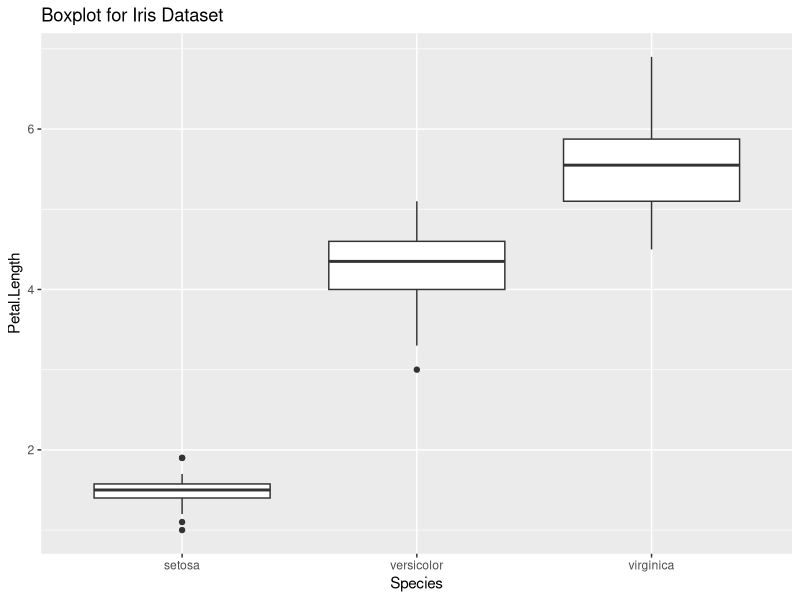

Source code (R): (Note: this script raises an error after producing the figure.)
## ---- chunk 1
knitr::opts_chunk$set(echo = TRUE, message = F, warning = F)
## ---- chunk 2
library(ggplot2)
library(dplyr)
library(tidyr)
library(knitr)
## ---- chunk 3
data(iris)
## ---- chunk 4
g <- ggplot(iris, aes(Species, Petal.Length))
g <- g + geom_boxplot()
g <- g + labs(title="Boxplot for Iris Dataset", xlab = "Species", ylab = "Petal Length [cm]")
g
## ---- chunk 5
outlier_limits <- iris %>% 
  group_by(Species) %>% 
  summarise (Q1 = quantile(Petal.Length, probs = 0.25),
          Q3 = quantile(Petal.Length, probs = 0.75),
          IQR = Q3 - Q1,
          upper_inner_limit = Q3 + 1.5 * IQR,
          lower_inner_limit = Q1 - 1.5 * IQR)
tbl_df(outlier_limits)
## ---- chunk 6
iris <- left_join(iris, outlier_limits, by = "Species") %>% 
    select (-Q1, -Q3, -IQR)

iris %>% head() %>% kable()
## ---- chunk 7
iris <- iris %>% 
  mutate(PetalLengthOutlier = ifelse(Petal.Length > lower_inner_limit & 
    Petal.Length < upper_inner_limit, "no outlier", "outlier"))
## ---- chunk 8
iris %>% 
  filter(PetalLengthOutlier == "outlier") %>% 
  kable()
## ---- chunk 9
# install.packages("dbscan")
library(dbscan)
## ---- chunk 10
data(iris)

iris_mat <- as.matrix(iris[, -5])

kNNdistplot(x = iris_mat, k = 5)
## ---- chunk 11
eps <- 0.4
min_points <- 5

db <- dbscan(x = iris_mat, eps = eps, minPts = min_points)
## ---- chunk 12
hullplot(x = iris_mat, cl = db$cluster)
## ---- chunk 13
(db$cluster == 0) %>% 
  sum()
## ---- chunk 14
iris$cluster <- as.factor(db$cluster)
## ---- chunk 15
iris_mod <- iris %>% 
  gather(key = "variable", value = "value", 1:4)
g <- ggplot (iris_mod, aes(x=Species, y = value, col = cluster))
g <- g + facet_grid(. ~ variable)
g <- g + geom_jitter()
g
